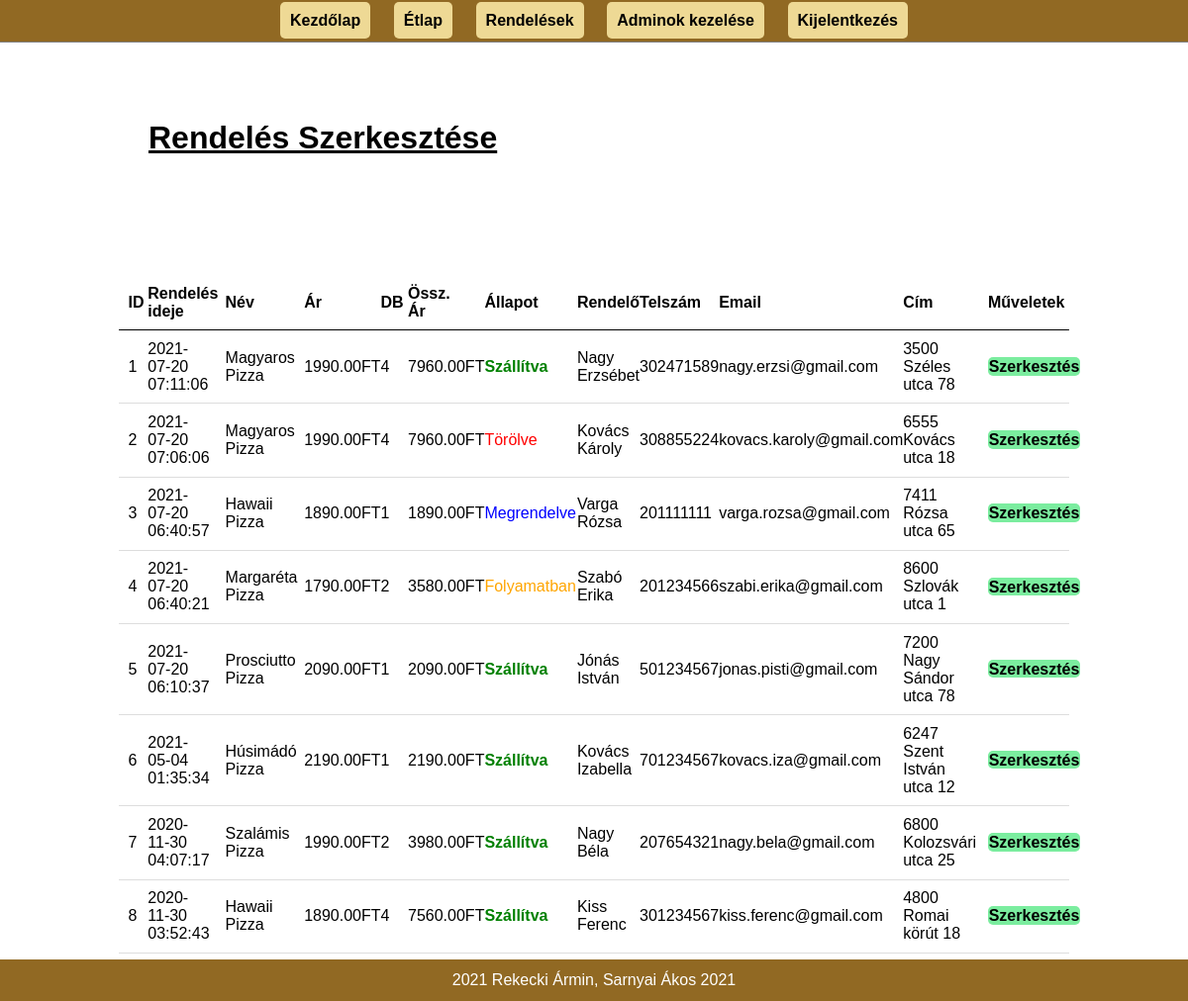
Page /admin/manage-order.php (signed in) on the committed database.
### tables this page shows
CREATE TABLE `tbl_order` (
  `id` int(10) UNSIGNED NOT NULL,
  `food` varchar(150) NOT NULL,
  `price` decimal(10,2) NOT NULL,
  `qty` int(11) NOT NULL,
  `total` decimal(10,2) NOT NULL,
  `order_date` datetime NOT NULL,
  `status` varchar(50) NOT NULL,
  `customer_name` varchar(150) NOT NULL,
  `customer_contact` varchar(20) NOT NULL,
  `customer_email` varchar(150) NOT NULL,
  `customer_address` varchar(255) NOT NULL
);

### admin/manage-order.php (the view, shortened to what this page needs)
<?php include('partials/menu.php'); ?>
<div class="main-content">
    <div class="wrapper">
        <h1>Rendelés Szerkesztése</h1>
        <br /><br /><br />
        <br><br>
        <table class="tbl-full">
            <tr>
                <th width="3%">ID</th>
                <th width="10%">Rendelés ideje</th>
                <th width="10%">Név</th>
                <th width="7%">Ár</th>
                <th width="4%">DB</th>
                <th width="8%">Össz. Ár</th>
                <th width="10%">Állapot</th>
                <th width="6%">Rendelő</th>
                <th width="8%">Telszám</th>
                <th width="15%">Email</th>
                <th width="12%">Cím</th>
                <th>Műveletek</th>
            </tr>
        <?php
            $sql = "SELECT * FROM tbl_order ORDER BY id DESC";
            $res = mysqli_query($conn, $sql);
            $count = mysqli_num_rows($res);
            $sn = 1;
            if($count>0) {
                while($row=mysqli_fetch_assoc($res)) {
                    $id = $row['id'];
                    $food = $row['food'];
                    $price = $row['price'];
                    $qty = $row['qty'];
                    $total = $row['total'];
                    $order_date = $row['order_date'];
                    $status = $row['status'];
                    $customer_name = $row['customer_name'];
                    $customer_contact = $row['customer_contact'];
                    $customer_email = $row['customer_email'];
                    $customer_address = $row['customer_address'];
        ?>
            <tr>
                <td><?php echo $sn++; ?> </td>
                <td><?php echo $order_date; ?></td>
                <td><?php echo $food; ?></td>
                <td><?php echo $price .'FT'; ?></td>
                <td><?php echo $qty; ?></td>
                <td><?php echo $total .'FT'; ?></td>
                <td>
                    <?php
                        if($status=="Megrendelve") {
                            echo "<label style='color: blue;'>$status</label>";
                        } elseif($status=="Folyamatban") {
                            echo "<label style='color: orange;'>$status</label>";
                        } elseif($status=="Szállítva") {
                            echo "<label style='color: green;'><b>$status</b></label>";
                        } elseif($status=="Törölve") {
                            echo "<label style='color: red;'>$status</label>";
                        }
                    ?>
                </td>
                <td><?php echo $customer_name; ?></td>
                <td><?php echo $customer_contact; ?></td>
                <td><?php echo $customer_email; ?></td>
                <td><?php echo $customer_address; ?></td>
                <td>
                    <a href="<?php echo SITEURL; ?>admin/update-order.php?id=<?php echo $id; ?>" class="btn-secondary">Szerkesztés</a>
                </td>
            </tr>
                <?php
                }
            } else {
                echo "<tr><td colspan='12' class='error'>Rendelés nem elérhető</td></tr>";
            }
                ?>
        </table>
    </div>
</div>
<?php include('partials/footer.php'); ?>

### css/admin.css (style rules this page uses)
* { margin: 0; padding: 0; font-family: Arial, Helvetica, sans-serif; }
.wrapper { padding: 1%; width: 80%; margin: 0 auto; }
h1 { margin: 30px; text-decoration: underline; }
.tbl-full { width: 100%; }
table { border-collapse: collapse; width: 100%; }
th, td { padding: 8px; text-align: left; border-bottom: 1px solid #ddd; }
table tr th { border-bottom: 1px solid black; padding: 1%; text-align: left; }
table tr td { padding: 1%; }
.btn-secondary { background-color: #7bed9f; padding: 1%; border-radius: 5px; color: black; text-decoration: none; font-weight: bold; }
.main-content { background-color: white; padding: 3% 0; }

### rows in the picture
tbl_order: order_date "2021-07-20 07:11:06", food "Magyaros Pizza", price "1990.00", qty "4", total "7960.00", status "Szállítva", customer_name "Nagy Erzsébet", customer_contact "302471589", customer_email "nagy.erzsi@gmail.com", customer_address "3500 Széles utca 78"
tbl_order: order_date "2021-07-20 07:06:06", food "Magyaros Pizza", price "1990.00", qty "4", total "7960.00", status "Törölve", customer_name "Kovács Károly", customer_contact "308855224", customer_email "kovacs.karoly@gmail.com", customer_address "6555 Kovács utca 18"
tbl_order: order_date "2021-07-20 06:40:57", food "Hawaii Pizza", price "1890.00", qty "1", total "1890.00", status "Megrendelve", customer_name "Varga Rózsa", customer_contact "201111111", customer_email "varga.rozsa@gmail.com", customer_address "7411 Rózsa utca 65"
tbl_order: order_date "2021-07-20 06:40:21", food "Margaréta Pizza", price "1790.00", qty "2", total "3580.00", status "Folyamatban", customer_name "Szabó Erika", customer_contact "201234566", customer_email "szabi.erika@gmail.com", customer_address "8600 Szlovák utca 1"
tbl_order: order_date "2021-07-20 06:10:37", food "Prosciutto Pizza", price "2090.00", qty "1", total "2090.00", status "Szállítva", customer_name "Jónás István", customer_contact "501234567", customer_email "jonas.pisti@gmail.com", customer_address "7200 Nagy Sándor utca 78"
tbl_order: order_date "2021-05-04 01:35:34", food "Húsimádó Pizza", price "2190.00", qty "1", total "2190.00", status "Szállítva", customer_name "Kovács Izabella", customer_contact "701234567", customer_email "kovacs.iza@gmail.com", customer_address "6247 Szent István utca 12"
tbl_order: order_date "2020-11-30 04:07:17", food "Szalámis Pizza", price "1990.00", qty "2", total "3980.00", status "Szállítva", customer_name "Nagy Béla", customer_contact "207654321", customer_email "nagy.bela@gmail.com", customer_address "6800 Kolozsvári utca 25"
tbl_order: order_date "2020-11-30 03:52:43", food "Hawaii Pizza", price "1890.00", qty "4", total "7560.00", status "Szállítva", customer_name "Kiss Ferenc", customer_contact "301234567", customer_email "kiss.ferenc@gmail.com", customer_address "4800 Romai körút 18"
